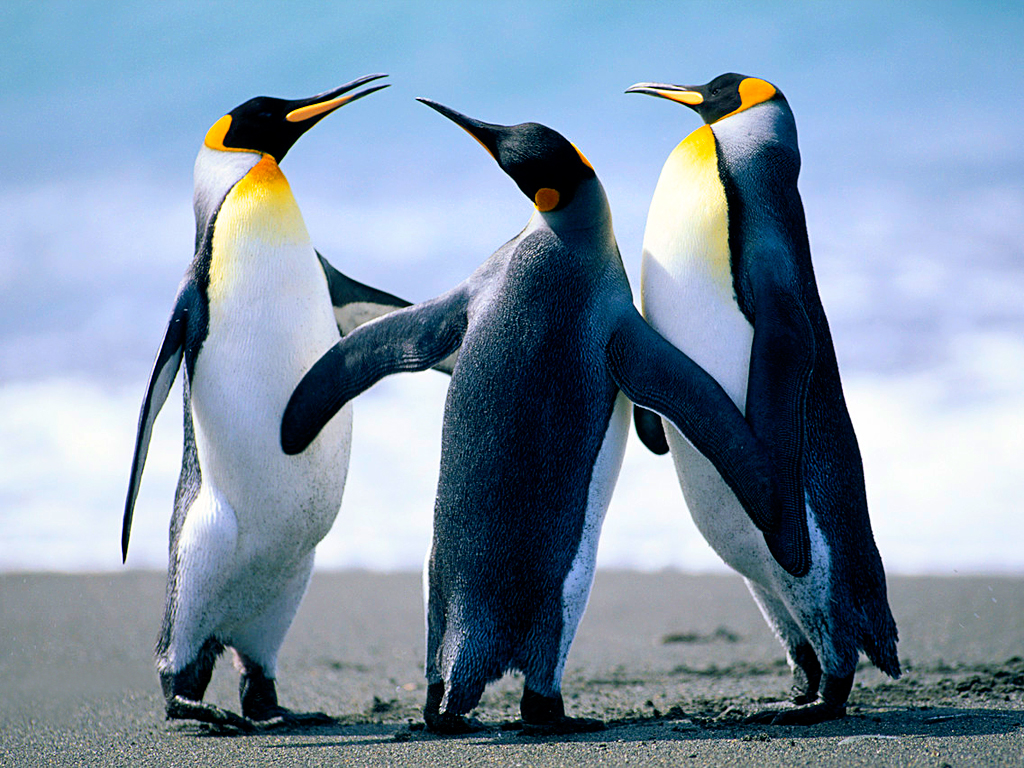
#> input picture 3. FOR REVIEW/Image to sketch/Penguins.jpg, 1024 x 768 px
$ python 'create sketch.py'
#> lines starting #> are read from the running program, lines starting #| are printed output that depends on the picture
import cv2

image = cv2.imread("Penguins.jpg")
#> image is the input picture: shape (768, 1024, 3); mean B, G, R 168.1, 148, 127.8
grey = cv2.cvtColor(image, cv2.COLOR_BGR2GRAY)
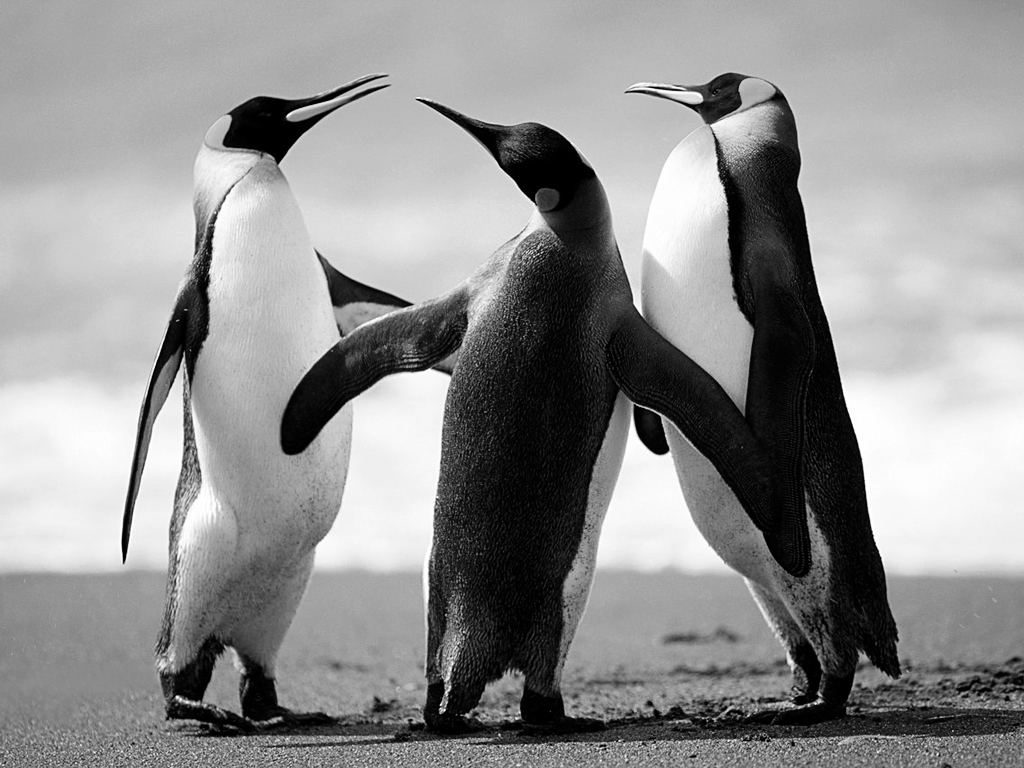
#> grey: shape (768, 1024); min 0, max 255, mean 144.3
invert = cv2.bitwise_not(grey)
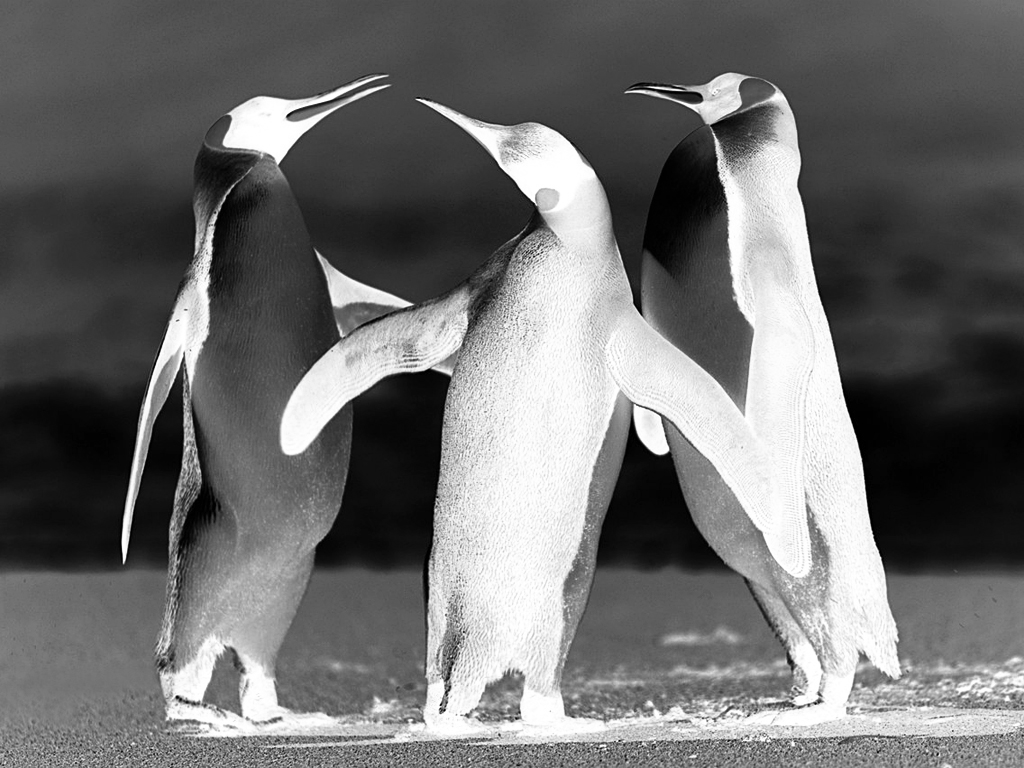
#> invert: shape (768, 1024); min 0, max 255, mean 110.7
blur = cv2.GaussianBlur(invert, (21, 21), 0)
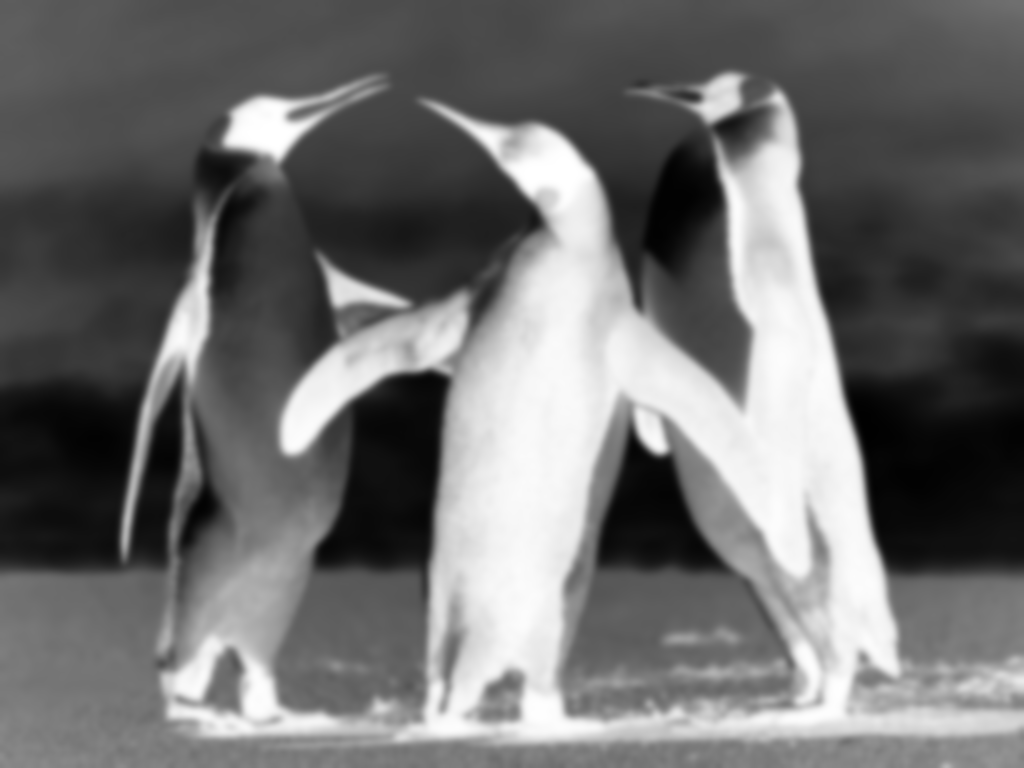
#> blur: shape (768, 1024); min 1, max 255, mean 110.7
invertblur = cv2.bitwise_not(blur)
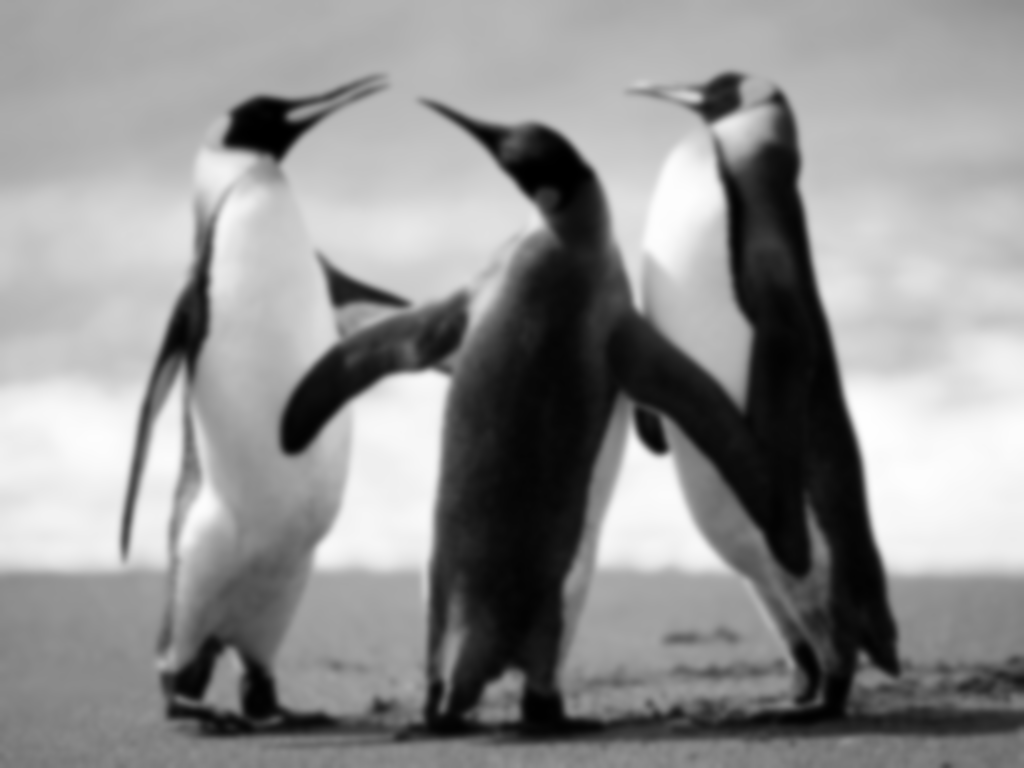
#> invertblur: shape (768, 1024); min 0, max 254, mean 144.3

sketch = cv2.divide(grey,invertblur, scale=260)
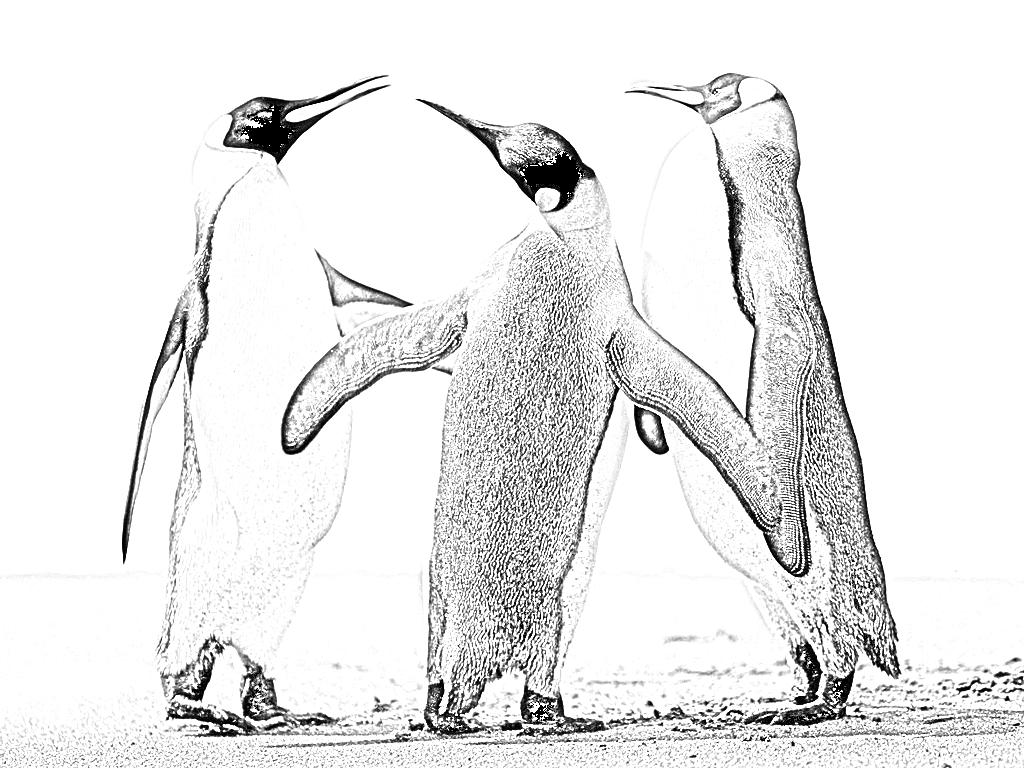
#> sketch: shape (768, 1024); min 0, max 255, mean 233.1
cv2.imwrite("sketch.png", sketch)

# Puedo intentar crear una ventana que me permita navegar en el Explorador de Windows y escoger la imagen que yo quiera.
